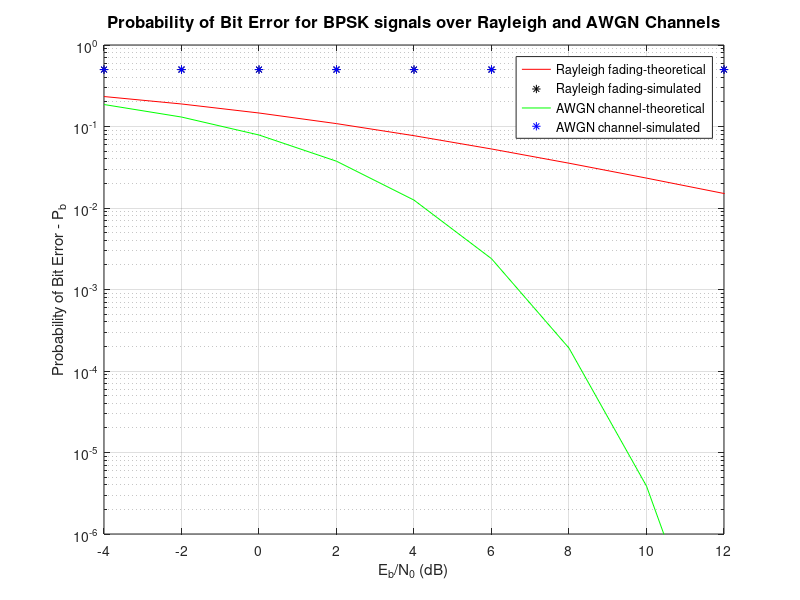

This figure's MATLAB source:
% Demonstration of Eb/N0 Vs BER for baseband BPSK modulation scheme over Rayleigh Fading
clear all; clc;
%---------Input Fields------------------------
N=1000000;%Number of symbols to transmit
EbN0dB = -4:2:20; % Eb/N0 range in dB for simulation
M=2; %2-PSK

%-----Initialization of various parameters----
EbN0lin = 10.^(EbN0dB/10); %Converting to linear scale
BER_rayleigh = zeros(length(EbN0lin),1); %Place holder for BER values for each Eb/N0
BER_awgn = BER_rayleigh; %Place holder for BER values for each Eb/N0

%-----------------Transmitter---------------------
a= randi([0,1],1,N); %uniformly distributed random 1's and 0's
s = 2*a-1; %BPSK Mapping

for i=1:1:length(EbN0lin),
    %----------------Channel---------------------
    %Adding noise with variance according to the required Es/N0
    Esym=sum(abs(s).^2)/(length(s)); %actual symbol energy from generated samples
    N0=Esym/EbN0lin(i); %Find the noise spectral density
    noiseSigma = sqrt(N0/2); %Standard deviation for AWGN Noise
    n = noiseSigma*(randn(1,N)+1i*randn(1,N));%computed noise

    h=1/sqrt(2)*(randn(1,N)+1i*randn(1,N)); %Rayleigh Flat Fading - single tap

    y_rayleigh=h.*s+n;%received signal through Rayleigh flat Fading and AWGN Noise
    y_awgn=s+n;%received signal through AWGN Channel

    %---------------Receiver--------------------
    yRayleighEqualized=y_rayleigh./h;%Equalizer for Rayleigh Channel
    aCapRayleigh=(yRayleighEqualized>=0);%detection for signal via Rayleigh channel
    aCapAWGN=(y_awgn>=0);%detection for signal via AWGN channel

    %------ Bit Error Rate Computation-------
    BER_rayleigh(i)=sum((a~=aCapRayleigh))/N;
    BER_awgn(i)=sum((a~=aCapAWGN))/N;
end
%------Theoretical Bit Error Rate-------------
theoretical_rayleigh=0.5*(1-sqrt(EbN0lin./(1+EbN0lin)));
theoretical_awgn = 0.5*erfc(sqrt(EbN0lin));
%-------------Plotting---------------------------
figure();set(gcf,'Color',[1 1 1]);
semilogy(EbN0dB,theoretical_rayleigh,'r-');hold on;semilogy(EbN0dB,BER_rayleigh,'k*'); 
semilogy(EbN0dB,theoretical_awgn,'g-');semilogy(EbN0dB,BER_awgn,'b*'); grid on;
set(gca,'XLim',[-4 12]);set(gca,'YLim',[1E-6 1E0]);set(gca,'XTick',-4:2:12);
title('Probability of Bit Error for BPSK signals over Rayleigh and AWGN Channels','fontsize',12);
xlabel('E_b/N_0 (dB)');ylabel('Probability of Bit Error - P_b');
h_legend=legend( 'Rayleigh fading-theoretical','Rayleigh fading-simulated','AWGN channel-theoretical','AWGN channel-simulated');
